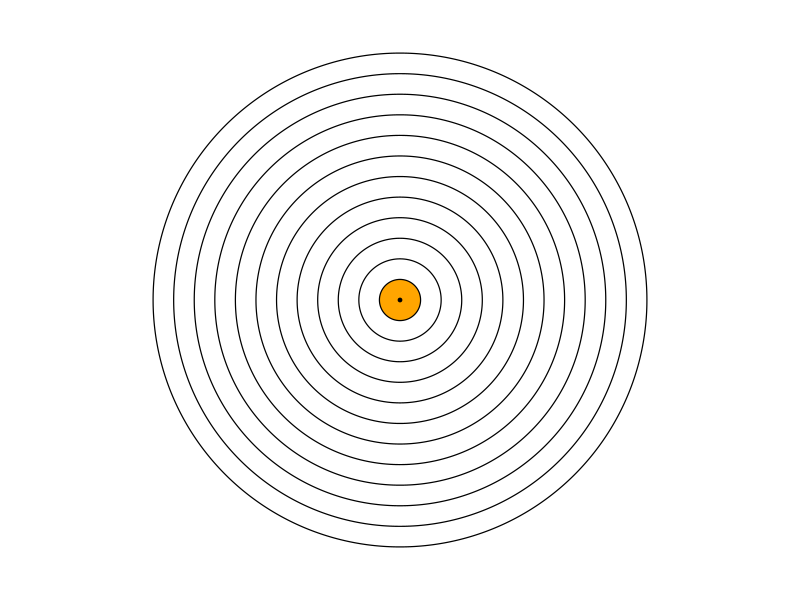
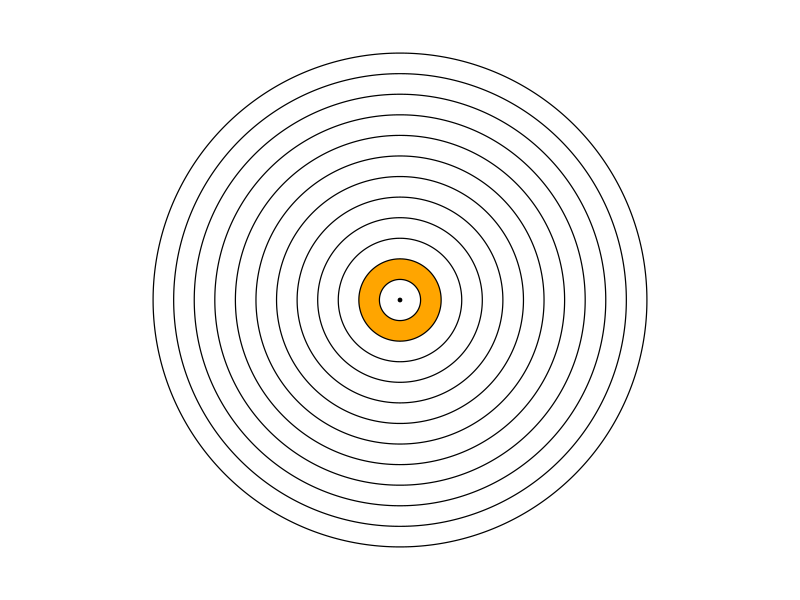

These figures' R source, in order:
## ---- chunk 1
#| label: fig-event-dartboard
#| echo: false
#| fig-cap: "Events in dartboard problem"
#| fig-subcap: 
#|   - "Within 1 inch of center"
#|   - "More than 1 but less than 2 inches from center"
#| layout-ncol: 2

# Draw 12 equally spaced annuli with the outermost shaded and a center dot

circle_xy <- function(cx = 0, cy = 0, r = 1, n = 720) {
  t <- seq(0, 2 * pi, length.out = n)
  cbind(x = cx + r * cos(t), y = cy + r * sin(t))
}

R <- 1
n_annuli <- 12
radii <- seq(0, R, length.out = n_annuli + 1)

# INNER
par(mar = c(1, 1, 1, 1))
plot(
  0,
  0,
  type = "n",
  asp = 1,
  xlab = "",
  ylab = "",
  xlim = c(-1.05, 1.05),
  ylim = c(-1.05, 1.05),
  axes = FALSE,
  bty = "n"
)


# --- Shade inner annulus (just a filled circle of radius 1/12) ---
inner <- circle_xy(r = radii[2]) # radius = 1/12
polygon(inner, col = "orange", border = NA)

# Draw annulus boundaries
for (r in radii[-1]) {
  boundary <- circle_xy(r = r)
  lines(boundary, lwd = 1.2)
}

# Add center dot
points(0, 0, pch = 19, cex = 0.5)


# SECOND INNER

par(mar = c(1, 1, 1, 1))
plot(
  0,
  0,
  type = "n",
  asp = 1,
  xlab = "",
  ylab = "",
  xlim = c(-1.05, 1.05),
  ylim = c(-1.05, 1.05),
  axes = FALSE,
  bty = "n"
)

# --- Shade the 2nd innermost annulus (between r=1/12 and r=2/12) ---
outer_ring <- circle_xy(r = radii[3]) # radius = 2/12
polygon(outer_ring, col = "orange", border = NA)
inner_hole <- circle_xy(r = radii[2]) # radius = 1/12
polygon(inner_hole, col = "white", border = NA)

# Draw annulus boundaries
for (r in radii[-1]) {
  boundary <- circle_xy(r = r)
  lines(boundary, lwd = 1.2)
}

# Add center dot
points(0, 0, pch = 19, cex = 0.5)

# # OUTER

# par(mar = c(1,1,1,1))
# plot(0, 0, type = "n", asp = 1, xlab = "", ylab = "",
#      xlim = c(-1.05, 1.05), ylim = c(-1.05, 1.05), axes = FALSE, bty = "n")

# # Shade the outer annulus
# outer <- circle_xy(r = R)
# polygon(outer, col = "orange", border = NA)
# inner_hole <- circle_xy(r = radii[n_annuli])
# polygon(inner_hole, col = "white", border = NA)

# # Draw annulus boundaries
# for (r in radii[-1]) {
#   boundary <- circle_xy(r = r)
#   lines(boundary, lwd = 1.2)
# }

# # Add center dot
# points(0, 0, pch = 19, cex = 0.5)
